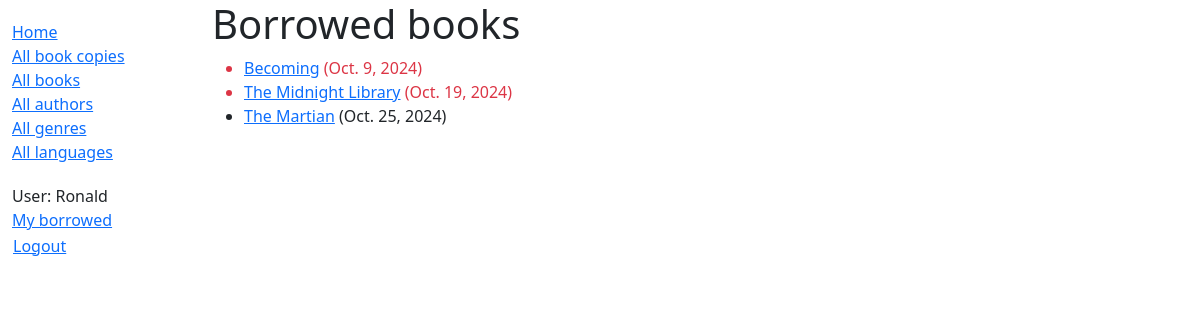
/catalog/mybooks/ (signed in), run on the app's committed database.
### catalog/models.py (models this page shows, shortened)
class BookInstance(models.Model):
    id = models.UUIDField(primary_key=True, default=uuid.uuid4,
                          help_text="Unique ID for this particular book across whole library")
    book = models.ForeignKey('Book', on_delete=models.RESTRICT, null=True)
    imprint = models.CharField(max_length=200)
    due_back = models.DateField(null=True, blank=True)
    borrower = models.ForeignKey(
        settings.AUTH_USER_MODEL, on_delete=models.SET_NULL, null=True, blank=True)
    @property
    def is_overdue(self):
        return bool(self.due_back and date.today() > self.due_back)
    LOAN_STATUS = (
        ('d', 'Maintenance'),
        ('o', 'On loan'),
        ('a', 'Available'),
        ('r', 'Reserved'),
    )
    status = models.CharField(
        max_length=1,
        choices=LOAN_STATUS,
        blank=True,
        default='d',
        help_text='Book availability')
    class Meta:
        ordering = ['due_back']
        permissions = (("can_mark_returned", "Set book as returned"),)

class Book(models.Model):
    title = models.CharField(max_length=200)
    author = models.ForeignKey('Author', on_delete=models.RESTRICT, null=True)
    summary = models.TextField(
        max_length=1000, help_text="Enter a brief description of the book")
    isbn = models.CharField('ISBN', max_length=13,
                            unique=True,
                            help_text='13 Character <a href="https://www.isbn-international.org/content/what-isbn'
                                      '">ISBN number</a>')
    genre = models.ManyToManyField(
        Genre, help_text="Select a genre for this book")
    language = models.ForeignKey(
        'Language', on_delete=models.SET_NULL, null=True)
    class Meta:
        ordering = ['title', 'author']
    def display_genre(self):
        """Creates a string for the Genre. This is required to display genre in Admin."""
        return ', '.join([genre.name for genre in self.genre.all()[:3]])
    display_genre.short_description = 'Genre'

### catalog/views.py (the view)
# urls.py: path('mybooks/', views.LoanedBooksByUserListView.as_view(), name='my-borrowed'),
class LoanedBooksByUserListView(LoginRequiredMixin, generic.ListView):
    model = BookInstance
    template_name = 'catalog/bookinstance_list_borrowed_user.html'
    paginate_by = 10
    def get_queryset(self):
        return (
            BookInstance.objects.filter(borrower=self.request.user)
            .filter(status__exact='o')
            .order_by('due_back')
        )

### catalog/templates/catalog/bookinstance_list_borrowed_user.html
{% extends "base_generic.html" %}
{% block content %}
    <h1>Borrowed books</h1>
    {% if bookinstance_list %}
    <ul>
      {% for bookinst in bookinstance_list %}
      <li class="{% if bookinst.is_overdue %}text-danger{% endif %}">
        <a href="{% url 'book-detail' bookinst.book.pk %}">{{bookinst.book.title}}</a> ({{ bookinst.due_back }})
      </li>
      {% endfor %}
    </ul>
    {% else %}
      <p>There are no books borrowed.</p>
    {% endif %}
{% endblock %}

### catalog/templates/base_generic.html (shortened to what this page needs)
<!DOCTYPE html>
<html lang="en">
<head>
  <link href="https://cdn.jsdelivr.net/npm/bootstrap@5.3.3/dist/css/bootstrap.min.css" rel="stylesheet">
  {% load static %}
  <link rel="stylesheet" href="{% static 'css/styles.css' %}">
</head>
<body>
<div class="container-fluid">
<div class="row">
  <div class="col-sm-2">
  {% block sidebar %}
  <ul class="sidebar-nav">
    <li><a href="{% url 'index' %}">Home</a></li>
    <li><a href="{% url 'bookinstances' %}">All book copies</a></li>
    <li><a href="{% url 'books' %}">All books</a></li>
    <li><a href="{% url 'authors' %}">All authors</a></li>
    <li><a href="{% url 'genres' %}">All genres</a></li>
    <li><a href="{% url 'languages' %}">All languages</a></li>
  </ul>
  <ul class="sidebar-nav">
   {% if user.is_authenticated %}
     <li>User: {{ user.get_username }}</li>
     <li><a href="{% url 'my-borrowed' %}">My borrowed</a></li>
     <li>
       <form id="logout-form" method="post" action="{% url 'logout' %}">
         <button type="submit" class="btn btn-link">Logout</button>
       </form>
    </li>
   {% else %}
     <li><a href="{% url 'login'%}?next={{request.path}}">Login</a></li>
   {% endif %}
  </ul>
{% endblock %}
  </div>
  <div class="col-sm-10 ">
  {% block content %}{% endblock %}
  </div>
</div>
</div>
</body>
</html>

### catalog/static/css/styles.css (style rules this page uses)
.sidebar-nav { margin-top: 20px; padding: 0; list-style: none; }
#logout-form { display: inline; }
#logout-form button { padding: 0; margin: 0; }

### data on the page
BookInstance: book "Becoming", due_back "Oct. 9, 2024"
BookInstance: book "The Midnight Library", due_back "Oct. 19, 2024"
BookInstance: book "The Martian", due_back "Oct. 25, 2024"

### other printed values
{{ user.get_username }} "Ronald"
